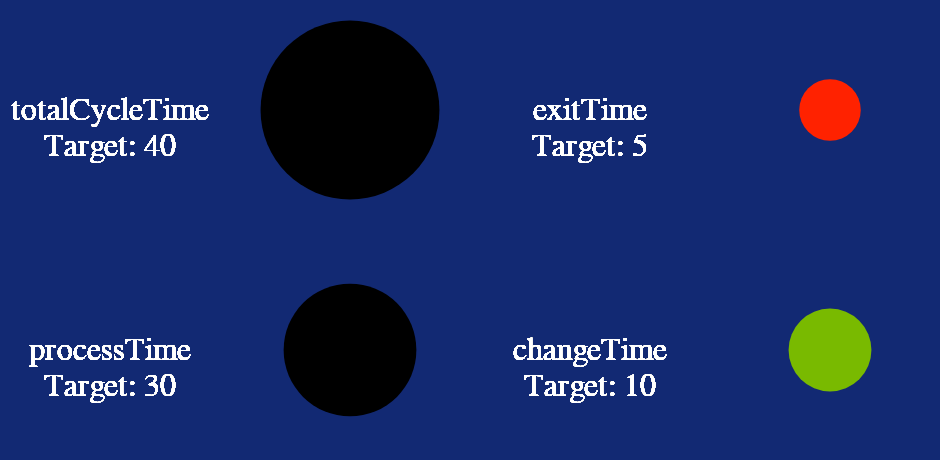

Write notebook code for a chart like this one.
### Code cell
blue_mrtk = "#122973"
kpis_columns = ['shiftIdentifier', 'locationId', 'validFrom', 'validTo', 'oee',
       'oeeSetpoint', 'availability', 'efficiency', 'quality', 'fpy',
       'fpySetPoint', 'partCount', 'partCountSetPoint', 'countNIO',
       'productivity', 'station']

with open(f'DadosSimulados/TargetsExtraSim.json') as f:
    targets = json.load(f)
    
def getMetric(t,kpi=False):
    scale = alt.Scale(domain=[targets[t]*.9,targets[t]*.95,targets[t]],range= ["green","yellow","red"] if kpi else ["red","yellow","green"])
    
    return (alt.Chart().mark_text(fill="white").encode(
        text=alt.value([f"{t}",f"Target: {targets[t]}"]),
        size=alt.value(16)
    )) | (alt.Chart().mark_circle(fill="red").encode(
        size=alt.Size(f"mean({t}):Q", scale=alt.Scale(range=[800,8000])),
        fill=alt.Fill(f"mean({t}):Q", scale=scale),
        tooltip=[f"mean({t}):Q"]
    ) + alt.Chart().mark_text(fill="white").encode(
        text=alt.Text(f"mean({t}):Q", format='.4'),
        opacity=alt.value(0)
    ))

def getOverview(t, title=""):
    return alt.Chart().mark_text(fill="white").encode(
        text=alt.value(f"{title}"),
        size=alt.value(16)
    ) & (alt.Chart().mark_circle(fill="red").encode(
        size=alt.Size(f"{t}:Q", scale=alt.Scale(range=[800,8000])),
        text=alt.value(f"{title}"),
    ) + alt.Chart().mark_text(fill="white").encode(
        text=alt.Text(f"mean({t}):Q", format='.4'),
        opacity=alt.value(0)
    ))
    

def getConfigs(chart):
    return chart.configure(
        background=blue_mrtk
    ).transform_lookup(lookup="station",
        from_=alt.LookupData(data=pd.read_json("./simulation/KPI.json"), key='station', fields=list(kpis_columns))
    ).configure_axis(
        titleColor="white",
        labelColor="white",
        labelAngle=-45
    ).configure_header(
        titleColor=blue_mrtk,
        titleFontSize=14,
        labelColor=blue_mrtk,
        labelFontSize=14
    ).configure_legend(
        strokeColor='white',
        labelColor='white',
        titleColor='white',
        padding=1,
        tickCount=2,
        disable=True
    ).configure_view(
        strokeWidth=0,
        width=100,
        height=100
    ).transform_filter(
        "datum.station == 260"
    )

getConfigs(alt.hconcat(
    (getMetric("totalCycleTime") & getMetric("processTime")), (getMetric("exitTime") & getMetric("changeTime")),  
    data=pd.read_json("./simulation/CycleTimes.json")
))

### Figure 1 — Vega-Lite specification as saved in the notebook (floating-point values rounded to 4 significant figures; data arrays with more than 128 entries replaced by an {"elided": "..."} marker saying what was removed)
{"config": {"view": {"continuousWidth": 400, "continuousHeight": 300, "height": 100, "strokeWidth": 0, "width": 100}, "axis": {"labelAngle": -45, "labelColor": "white", "titleColor": "white"}, "background": "#122973", "header": {"labelColor": "#122973", "labelFontSize": 14, "titleColor": "#122973", "titleFontSize": 14}, "legend": {"disable": true, "labelColor": "white", "padding": 1, "strokeColor": "white", "tickCount": 2, "titleColor": "white"}}, "hconcat": [{"vconcat": [{"hconcat": [{"mark": {"type": "text", "fill": "white"}, "encoding": {"size": {"value": 16}, "text": {"value": ["totalCycleTime", "Target: 40"]}}}, {"layer": [{"mark": {"type": "circle", "fill": "red"}, "encoding": {"fill": {"aggregate": "mean", "field": "totalCycleTime", "scale": {"domain": [36.0, 38.0, 40], "range": ["red", "yellow", "green"]}, "type": "quantitative"}, "size": {"aggregate": "mean", "field": "totalCycleTime", "scale": {"range": [800, 8000]}, "type": "quantitative"}, "tooltip": [{"aggregate": "mean", "field": "totalCycleTime", "type": "quantitative"}]}}, {"mark": {"type": "text", "fill": "white"}, "encoding": {"opacity": {"value": 0}, "text": {"aggregate": "mean", "field": "totalCycleTime", "format": ".4", "type": "quantitative"}}}]}]}, {"hconcat": [{"mark": {"type": "text", "fill": "white"}, "encoding": {"size": {"value": 16}, "text": {"value": ["processTime", "Target: 30"]}}}, {"layer": [{"mark": {"type": "circle", "fill": "red"}, "encoding": {"fill": {"aggregate": "mean", "field": "processTime", "scale": {"domain": [27.0, 28.5, 30], "range": ["red", "yellow", "green"]}, "type": "quantitative"}, "size": {"aggregate": "mean", "field": "processTime", "scale": {"range": [800, 8000]}, "type": "quantitative"}, "tooltip": [{"aggregate": "mean", "field": "processTime", "type": "quantitative"}]}}, {"mark": {"type": "text", "fill": "white"}, "encoding": {"opacity": {"value": 0}, "text": {"aggregate": "mean", "field": "processTime", "format": ".4", "type": "quantitative"}}}]}]}]}, {"vconcat": [{"hconcat": [{"mark": {"type": "text", "fill": "white"}, "encoding": {"size": {"value": 16}, "text": {"value": ["exitTime", "Target: 5"]}}}, {"layer": [{"mark": {"type": "circle", "fill": "red"}, "encoding": {"fill": {"aggregate": "mean", "field": "exitTime", "scale": {"domain": [4.5, 4.75, 5], "range": ["red", "yellow", "green"]}, "type": "quantitative"}, "size": {"aggregate": "mean", "field": "exitTime", "scale": {"range": [800, 8000]}, "type": "quantitative"}, "tooltip": [{"aggregate": "mean", "field": "exitTime", "type": "quantitative"}]}}, {"mark": {"type": "text", "fill": "white"}, "encoding": {"opacity": {"value": 0}, "text": {"aggregate": "mean", "field": "exitTime", "format": ".4", "type": "quantitative"}}}]}]}, {"hconcat": [{"mark": {"type": "text", "fill": "white"}, "encoding": {"size": {"value": 16}, "text": {"value": ["changeTime", "Target: 10"]}}}, {"layer": [{"mark": {"type": "circle", "fill": "red"}, "encoding": {"fill": {"aggregate": "mean", "field": "changeTime", "scale": {"domain": [9.0, 9.5, 10], "range": ["red", "yellow", "green"]}, "type": "quantitative"}, "size": {"aggregate": "mean", "field": "changeTime", "scale": {"range": [800, 8000]}, "type": "quantitative"}, "tooltip": [{"aggregate": "mean", "field": "changeTime", "type": "quantitative"}]}}, {"mark": {"type": "text", "fill": "white"}, "encoding": {"opacity": {"value": 0}, "text": {"aggregate": "mean", "field": "changeTime", "format": ".4", "type": "quantitative"}}}]}]}]}], "data": {"name": "data-ea20f6cb3dcd68d7976aba92cd2622f0"}, "transform": [{"lookup": "station", "from": {"data": {"name": "data-bd8c2dbfb08199f21072a0feba019264"}, "key": "station", "fields": ["shiftIdentifier", "locationId", "validFrom", "validTo", "oee", "oeeSetpoint", "availability", "efficiency", "quality", "fpy", "fpySetPoint", "partCount", "partCountSetPoint", "countNIO", "productivity", "station"]}}, {"filter": "datum.station == 260"}], "$schema": "https://vega.github.io/schema/vega-lite/v4.17.0.json", "datasets": {"data-ea20f6cb3dcd68d7976aba92cd2622f0": {"elided": "887 records"}, "data-bd8c2dbfb08199f21072a0feba019264": {"elided": "369 records"}}}
